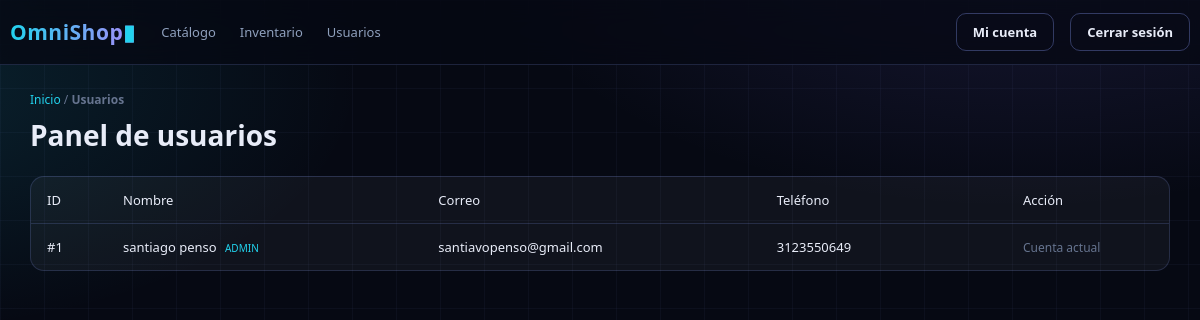
Screenshot of /admin/usuarios (signed in) with the database file from the repository.
### tables this page shows
CREATE TABLE usuarios (
            id INTEGER PRIMARY KEY AUTOINCREMENT,
            nombre TEXT NOT NULL,
            correo TEXT UNIQUE NOT NULL,
            contrasena TEXT NOT NULL
        , apellido TEXT NOT NULL DEFAULT '', email TEXT NOT NULL DEFAULT '', password TEXT NOT NULL DEFAULT '', telefono TEXT NOT NULL DEFAULT '', rol TEXT NOT NULL DEFAULT '');

### app.py (the view, shortened to what this page needs)
@app.route("/admin/usuarios", methods=["GET", "POST"])
@requiere_admin
def admin_usuarios():
  conexion = conectar_db()
  usuarios = conexion.execute(
    "SELECT id, nombre, apellido, email, telefono, rol FROM usuarios ORDER BY id"
  ).fetchall()
  conexion.close()
  return render_template("admin_usuarios.html", usuarios=usuarios)

### app.py (called while the page is built)
def conectar_db():
  if USAR_POSTGRES:
    if psycopg2 is None:
      raise RuntimeError("psycopg2-binary no está instalado. Añádelo al requirements.txt para producción.")
    conexion = psycopg2.connect(DATABASE_URL, cursor_factory=RealDictCursor)
    conexion.autocommit = False
    return conexion
  conexion = sqlite3.connect("omnishop.db")
  conexion.row_factory = sqlite3.Row
  return conexion

def requiere_admin(view):
  @wraps(view)
  def wrapped_view(*args, **kwargs):
    if "usuario_id" not in session:
      return redirect(url_for("login", next=request.path))
    if session.get("usuario_rol") != "admin":
      return "No tienes permisos para acceder a esta sección.", 403
    return view(*args, **kwargs)
  return wrapped_view

### templates/admin_usuarios.html (shortened to what this page needs)
<!DOCTYPE html>
<html lang="es">
<head>
<link rel="stylesheet" href="{{ url_for('static', filename='style.css') }}">
</head>
<body>
<header><div class="wrap hbar"><a class="logo" href="{{ url_for('index') }}">OmniShop<b>▮</b></a><nav class="links"><a href="{{ url_for('index') }}">Catálogo</a><a href="{{ url_for('inventario') }}">Inventario</a><a href="{{ url_for('admin_usuarios') }}">Usuarios</a></nav><a class="btn btn-ghost" href="{{ url_for('perfil') }}">Mi cuenta</a><form class="logout-form" method="post" action="{{ url_for('logout') }}"><button class="btn btn-ghost" type="submit">Cerrar sesión</button></form></div></header>
<main class="wrap inventory-page">
  <div class="crumbs"><a href="{{ url_for('index') }}">Inicio</a> / <b>Usuarios</b></div>
  <h1>Panel de usuarios</h1>
  <div class="inventory-table">
    <div class="inventory-row user-title"><span>ID</span><span>Nombre</span><span>Correo</span><span>Teléfono</span><span>Acción</span></div>
    {% for usuario in usuarios %}
      <div class="inventory-row user-row"><span>#{{ usuario.id }}</span><span>{{ usuario.nombre }} {{ usuario.apellido }} <small>{{ usuario.rol }}</small></span><span>{{ usuario.email }}</span><span>{{ usuario.telefono or 'No indicado' }}</span><span>{% if usuario.id != session.get('usuario_id') %}<form method="post" onsubmit="return confirm('¿Eliminar esta cuenta de prueba?');"><input type="hidden" name="usuario_id" value="{{ usuario.id }}"><button class="btn btn-danger" type="submit">Eliminar</button></form>{% else %}<span class="muted-label">Cuenta actual</span>{% endif %}</span></div>
    {% else %}<div class="notice">No hay usuarios registrados.</div>{% endfor %}
  </div>
</main>
</body>
</html>

### static/style.css (style rules this page uses)
:root { --bg:#060913; --bg2:#0a0f22; --panel:rgba(255,255,255,.045); --line:rgba(139,160,255,.18); --line2:rgba(139,160,255,.32); --txt:#e8ecf8; --mut:#8fa0bd; --dim:#66748f; --cyan:#22d3ee; --violet:#a78bfa; --green:#34d399; --amber:#fbbf24; --red:#fb7185; --grad:linear-gradient(90deg,#22d3ee,#7c6cf0); --font:'Segoe UI',system-ui,-apple-system,'Roboto',sans-serif; --mono:ui-monospace,'Cascadia Mono','JetBrains Mono',Consolas,monospace; }
* { box-sizing:border-box;margin:0;padding:0 }
html { scroll-behavior:smooth }
body { font-family:var(--font); background:var(--bg); color:var(--txt); min-height:100vh; overflow-x:hidden; background-image: radial-gradient(900px 480px at 85% -10%, rgba(124,108,240,.16), transparent 60%), radial-gradient(800px 420px at -10% 10%, rgba(34,211,238,.13), transparent 60%), linear-gradient(rgba(139,160,255,.045) 1px, transparent 1px), linear-gradient(90deg, rgba(139,160,255,.045) 1px, transparent 1px); background-size:auto,auto,44px 44px,44px 44px; }
a { color:var(--cyan);text-decoration:none }
.wrap { max-width:1180px;margin:0 auto;padding:0 20px }
header { position:sticky;top:0;z-index:50; background:rgba(6,9,19,.75);backdrop-filter:blur(14px);-webkit-backdrop-filter:blur(14px); border-bottom:1px solid var(--line); }
.hbar { display:flex;align-items:center;gap:16px;padding:13px 0;flex-wrap:wrap }
.logo { font-size:21px;font-weight:800;letter-spacing:.5px;white-space:nowrap; background:linear-gradient(90deg,#22d3ee,#a78bfa);-webkit-background-clip:text;background-clip:text;color:transparent }
.logo b { color:var(--cyan);-webkit-text-fill-color:currentColor }
nav.links { display:flex;gap:4px;flex:1 1 auto;min-width:0 }
nav.links a { color:var(--mut);font-size:13px;padding:6px 10px;border-radius:8px;transition:.2s;white-space:nowrap }
.btn { border:0;border-radius:10px;padding:9px 16px;font-size:13px;font-weight:700;cursor:pointer; font-family:var(--font);transition:.2s;display:inline-flex;align-items:center;justify-content:center }
.btn-ghost { background:transparent;border:1px solid var(--line2);color:var(--txt) }
.logout-form { display:inline-flex;margin:0 }
.crumbs { font-size:12px;color:var(--dim);margin:26px 0 4px }
.orders-page,.inventory-page { padding-bottom:60px }
.orders-page h1,.inventory-page h1 { font-size:28px;margin:8px 0 22px }
.order-card,.inventory-table { background:var(--panel);border:1px solid var(--line);border-radius:14px;margin-bottom:14px;overflow:hidden }
.order-head,.inventory-row { display:grid;grid-template-columns:1.5fr 1fr auto;gap:16px;align-items:center;padding:14px 16px }
.inventory-row { grid-template-columns:minmax(180px,1fr) 120px 150px 130px;border-bottom:1px solid var(--line);font-size:13px }
.inventory-row:last-child { border-bottom:0 }
.user-title,.user-row { grid-template-columns:60px 1.3fr 1.4fr 1fr 130px }
.user-row small { color:var(--cyan);font-size:10px;text-transform:uppercase;margin-left:5px }
.muted-label { color:var(--dim);font-size:12px }

### rows the page displays
usuarios: id "1", nombre "santiago", apellido "penso", rol "ADMIN", email "santiavopenso@gmail.com", telefono "3123550649", shows "Cuenta actual"
